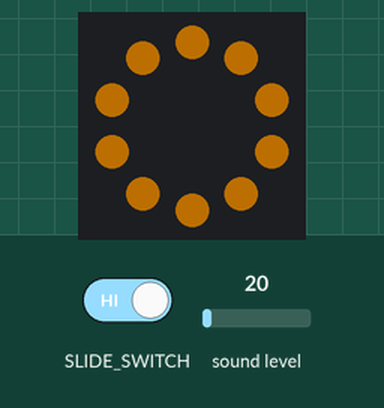
Bench run of a program on a simulated Circuit Playground running CircuitPython. On the bench: the board's ring of 10 RGB LEDs (number 0 left of the top, counting anticlockwise). Inputs (shaded band) come from the test bench; at power-on: sound level 20. Dim RGB values are drawn brighter than linear; random numbers come from a fixed seed; the clock reads 2024-03-15 10:24:30 at power-on unless the program sets it; what the program prints to the serial console is not drawn.

Above: at 0.2 s.
At 1.29 s:
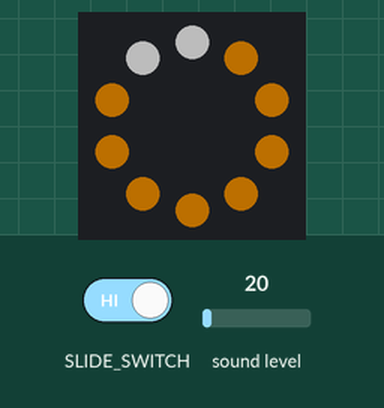

Measured:
- what the display in image 0 shows lasts 0.6 s, from 0.2 s to 0.8 s

The program:

Halloween.py
```python
"""
Code written to change colors of lights when the sequence that is played over the speaker repeated

by Scott Jensen
"""

import time
import board
import neopixel
import mic_utils
import simpleio
import random
from adafruit_circuitplayground.express import cpx


def start_note(freq):
    cpx.start_tone(freq)

def stop_note():
    cpx.stop_tone()

def get_freq(interval):
    return([tones[i] for i in range(len(wait_times)) if wait_times[i]==interval][0])

def play_code_note(interval):
    start_note(get_freq(interval))

def play_timed_note(freq,length):
    start_note(freq)
    time.sleep(length)
    stop_note()

def change_color(pixs, color):
    for pix in pixs:
        pixels[pix] = color
    pixels.show()

def setup_lights(lights='cp', pixNum=10):
    if lights == 'A1':
        pixels = neopixel.NeoPixel(board.A1, pixNum, brightness=.5, auto_write=False)
    elif lights == 'cp':
        pixels = cpx.pixels
    return(pixels)

def blink_pix(pixs,blink_time,blink_color):
    curr_color = pixels[0]
    change_color(pixs,blink_color)
    time.sleep(blink_time)
    change_color(pixs,curr_color)

def blink_code(code,pixs,blink_time,blink_color):
    for delay in code:
        play_code_note(delay)
        blink_pix(pixs, blink_time, blink_color)
        stop_note()
        time.sleep(delay-blink_time) #Compensate for time light is on
    play_code_note(code[-1])
    blink_pix(pixs, blink_time, blink_color)
    stop_note()

def blink_code_silent(code,pixs,blink_time,blink_color):
    for delay in code:
        blink_pix(pixs, blink_time, blink_color)
        time.sleep(delay-blink_time) #Compensate for time light is on
    blink_pix(pixs, blink_time, blink_color)

def give_code(code,pixs,blink_time,blink_color):
    print (cpx.switch)
    if cpx.switch ==False:
        blink_code(code,pixs,blink_time,blink_color)
    else:
        blink_code_silent(code,pixs,blink_time,blink_color)

def generate_code(len_range, wait_times = [0.25,0.5,1]):
    code_len = random.randint(min(len_range),max(len_range))
    code = [random.choice(wait_times) for i in range(code_len)]
    return(code)

def heard_signal(threshold):
    return(simpleio.map_range(mic.get_mic_magnitude(), 15, 1000, 0, 1)>threshold)

def update_sequence(seq,interval):
    seq[0:-1]=seq[1:]
    seq[-1] = interval
    return (seq)

def norm_sequence(code,sequence):
    return([s*sum(code)/sum(sequence) for s in sequence])

def validate_code(code,sequence):
    """
    Checks sequence to see if it matches the code
    """
    norm_s = norm_sequence(code,sequence)
    diff = [abs(code[i]-norm_s[i]) for i in range(len(code))]
    print(code,norm_s)
    if (max(diff)<allowed_timing_error) and sum(diff)<total_perc_error/100.*sum(code):
        return(True)
    return(False)

def check_code(code,listen_time,):
    start_time = time.time()
    seq = [0.]*len(code)
    current_signal=time.monotonic()
    while (time.time()-start_time)<12 and time.time()>=start_time:
        if heard_signal(threshold) == True:
            prev_signal = current_signal
            current_signal = time.monotonic()
            sequence=update_sequence(seq,current_signal-prev_signal)
            if validate_code(code,sequence) == True:
                return(True)
            while heard_signal(threshold) == True:
                pass
            time.sleep(0.05) #Set a delay to not record the same sound
    return(False)

def play_sequence(notes, lengths, rests):
    for i in range(len(notes)):
        if notes[i] != None:
            play_timed_note(notes[i],lengths[i])
            time.sleep(rests[i])
        if notes[i]==None:
            time.sleep(lengths[i])


def play_victory():
    notes = [G4,C5,E5,G5,E5,G5]
    lengths = [0.15,0.15,0.15,0.15,0.075,0.6]
    rests = [0,0,0,0.075,0,0]
    play_sequence(notes, lengths, rests)


RED = (255, 0, 0)
YELLOW = (255, 150, 0)
GREEN = (0, 255, 0)
CYAN = (0, 255, 255)
BLUE = (0, 0, 255)
PURPLE = (180, 0, 255)
WHITE = (255, 255, 255)
ORANGE = (255,33,0)
OFF = (0, 0, 0)
colors = [RED,YELLOW,GREEN,BLUE,ORANGE]
#Notes
G4=391.995
G5=783.99
C5=523.25
E5=659.26

#Error Setup
allowed_timing_error,total_perc_error = 0.15,10

#Code Setup
num_interval_range = [2,5]
wait_times = [0.4,0.8]
tones = [523.25,262]

# Mic setup
mic = mic_utils.SuperMic()
threshold = 0.15 #value from 0 to 1

#Pixel Setup
pixCount = 10
pixels = setup_lights() #cp for circuit python, pin otherwise

#pixCount = 50
#pixels = setup_lights(lights = 'A1', pixNum=pixCount) #cp for circuit python, pin otherwise
pixels.brightness = 0.3


startColor = None
while True:
    #Start with specific color filled (or none)
    prevColor = startColor
    startColor = random.choice([color for color in colors if color!=prevColor]) #Dont make it the save as before
    print(startColor)
    pixels.fill(startColor)
    pixels.show()
    #get Code
    code = generate_code(num_interval_range, wait_times )

    got_the_code = False
    while got_the_code == False:
        give_code(code, [0,pixCount-1], 0.15, WHITE)
        got_the_code = check_code(code,12)
    play_victory()
```

mic_utils.py
```python
"""
@Author Scott Jensen & James Jensen
@Copyright: MIT

MIC sensor utilities
NOTE: Be sure to call set_mic before using any of the mic utils
"""

### Import statements
import math
import board
import array
import audiobusio

### General setup

def mean(values):
    return sum(values) / len(values)

def normalized_rms(values):
    """Remove DC bias before computing RMS"""
    minbuf = int(mean(values))
    samples_sum = sum(float(sample - minbuf) * (sample - minbuf) for sample in values)

    return math.sqrt(samples_sum / len(values))


class SuperMic:
    """A class to give the mic super powers!"""

    mic = None
    samples = array.array('H', [0] * 160)
    min_magnitude = 0
    max_magnitude = 1000

    def __init__(self, sample_rate=16000, bit_depth=16):
        self.mic = audiobusio.PDMIn(board.MICROPHONE_CLOCK, board.MICROPHONE_DATA, sample_rate=sample_rate, bit_depth=bit_depth)

        # Record an initial sample to calibrate. Assume it's quiet when we start.
        self.mic.record(self.samples, len(self.samples))
        # Set lowest level to expect, plus a little.
        self.min_magnitude = normalized_rms(self.samples) + 10

        # Corresponds to sensitivity: lower means more pixels light up with lower sound
        # Adjust this as you see fit.
        self.max_magnitude = self.min_magnitude + 500

    def set_mic(mic):
        self.mic = mic

    def get_mic(self):
        return self.mic

    def get_mic_magnitude(self):
        self.mic.record(self.samples, len(self.samples))
        return normalized_rms(self.samples)

    def set_magnitude_range(self, min_magnitude=None, max_magnitude=None):
        if min_magnitude is not None:
            self.min_magnitude = min_magnitude
        else:
            self.min_magnitude = self.get_mic_magnitude() + 10

        if max_magnitude is not None:
            self.max_magnitude = max_magnitude
        else:
            self.max_magnitude = self.min_magnitude + 500
```
